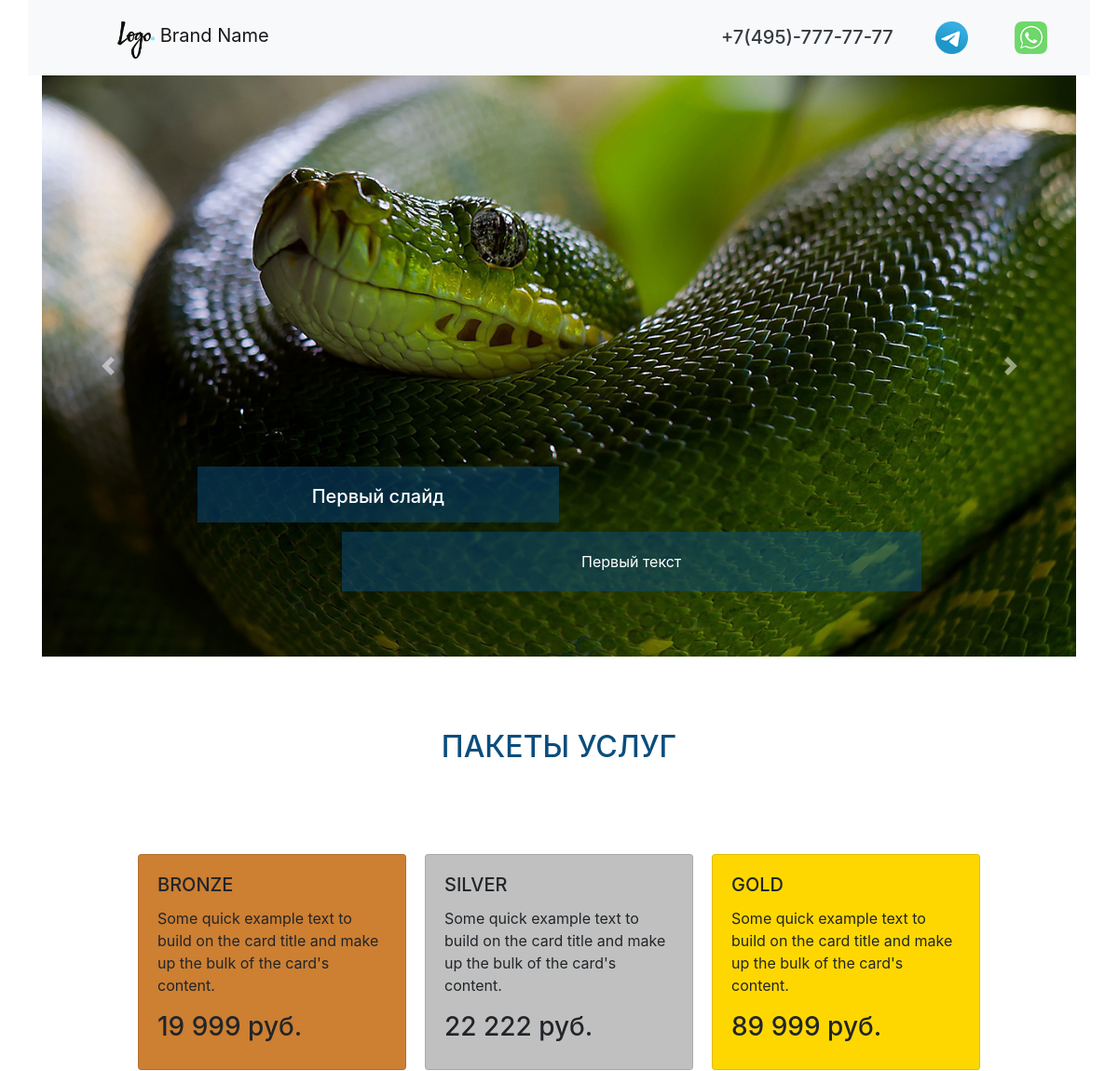
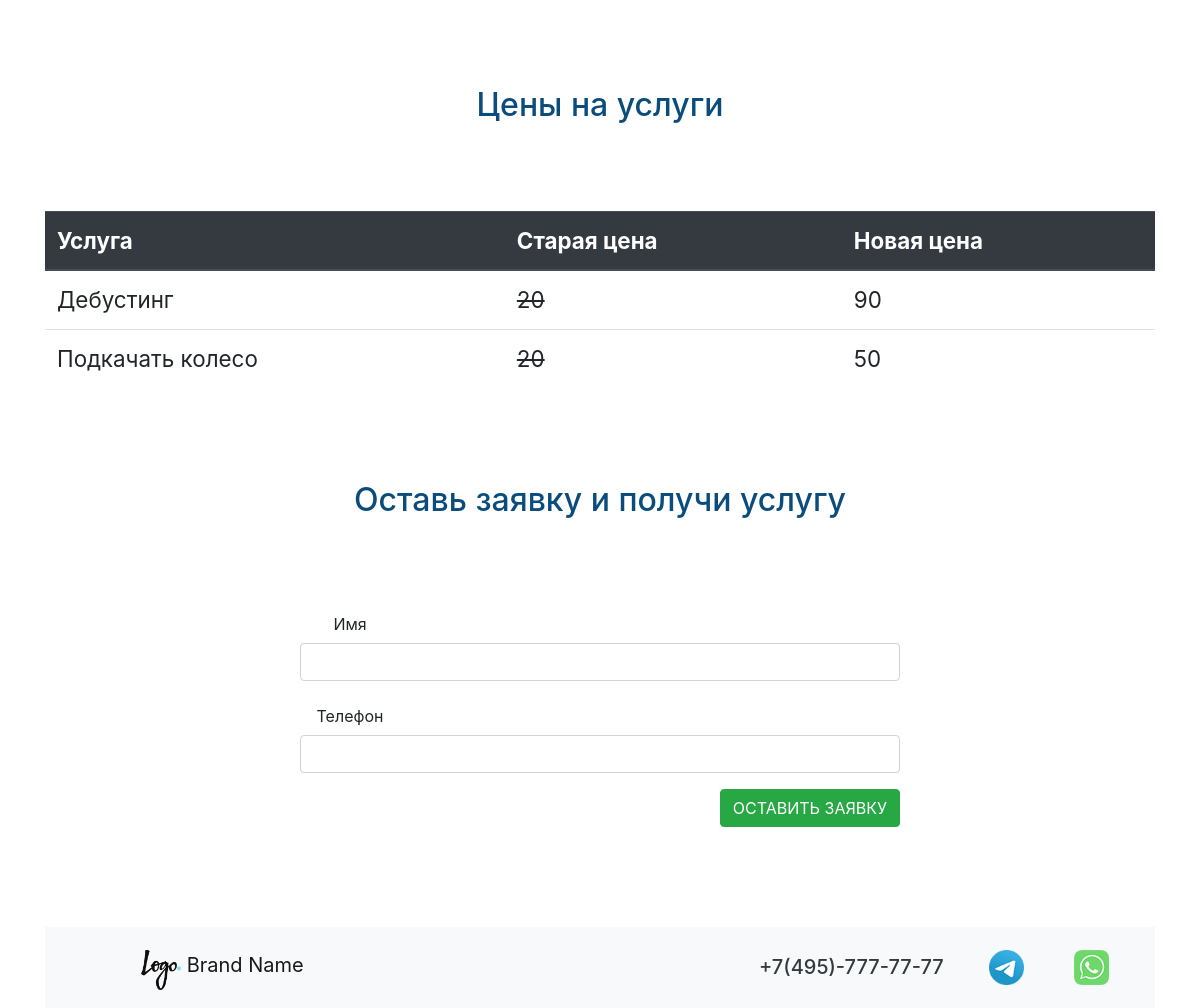
The page / on the database its author committed (2 pictures, top to bottom).
### cms/models.py (models this page shows, shortened)
class CmsSlider(models.Model):
    cms_img = models.ImageField(upload_to='sliderimg/')
    cms_title = models.CharField(max_length=200, verbose_name='Заголовок')
    cms_text = models.CharField(max_length=200, verbose_name='Текст')
    cms_css = models.CharField(max_length=200, null=True, default='-', verbose_name='CSS класс')
    class Meta:
        verbose_name = 'Слайд'
        verbose_name_plural = 'Слайды'

### price/models.py (models this page shows, shortened)
class PriceCard(models.Model):
    pc_value = models.CharField(max_length=200, verbose_name='Цена')
    pc_description = models.CharField(max_length=200, verbose_name='Описание')
    def __str__(self):
        return self.pc_value
    class Meta:
        verbose_name = 'Цена'
        verbose_name_plural = 'Цены'

class PriceTable(models.Model):
    pt_title = models.CharField(max_length=200, verbose_name='Услуга')
    pt_old_price = models.CharField(max_length=200, verbose_name='Старая цена')
    pt_new_price = models.CharField(max_length=200, verbose_name='Новая цена')
    class Meta:
        verbose_name = 'Услуга'
        verbose_name_plural = 'Услуги'

### crm/views.py (the view)
# urls.py: path('', views.first_page),
def first_page(request):
    slider_list = CmsSlider.objects.all()
    pc_1 = PriceCard.objects.get(pk=1)
    pc_2 = PriceCard.objects.get(pk=2)
    pc_3 = PriceCard.objects.get(pk=3)
    price_table = PriceTable.objects.all()
    form = OrderForm()
    dict_obj = {'slider_list': slider_list,
                'pc_1': pc_1,
                'pc_2': pc_2,
                'pc_3': pc_3,
                'price_table': price_table,
                'form': form}
    return render(request, './index.html', dict_obj)

### crm/forms.py
class OrderForm(forms.Form):
    name = forms.CharField(max_length=200, required=False, widget=forms.TextInput(attrs={'class': 'form-control'}))
    phone = forms.CharField(max_length=200, widget=forms.TextInput(attrs={'class': 'form-control'}))

### templates/index.html (shortened to what this page needs)
{% extends 'base.html' %}
{% load static %}
{% block index %}
{% include 'carousel.html' %}
{% include 'price.html' %}
<section>
    <div class="container class_form">
        <h1 class="text-3">Оставь заявку и получи услугу</h1>
        <div class="row justify-content-center">
            <form action="{% url 'thanks_page' %}" method="POST" style="width: 50%;">
                <div class="form-group row">
                    <label for="inputEmail3" class="col-sm-2 col-form-label">Имя</label><br>
                    {{ form.name }}
                </div>
                <div class="form-group row">
                    <label for="inputEmail3" class="col-sm-2 col-form-label">Телефон</label><br>
                    {{ form.phone }}
                </div>
                <div style="float: right;" class="form-group row">
                    <button type="submit" class="btn btn-success">ОСТАВИТЬ ЗАЯВКУ</button>
                </div>
            </form>
        </div>
    </div>
</section>
{% endblock %}

### templates/base.html (shortened to what this page needs)
{% load static %}
<!doctype html>
<html lang="ru">
<head>
    <link href="{% static 'external.css' %}" rel="stylesheet">
    <link rel="stylesheet" href="https://cdn.jsdelivr.net/npm/bootstrap@4.5.3/dist/css/bootstrap.min.css"
>
</head>
<body>
<nav class="navbar navbar-light bg-light container">
    <a class="navbar-brand logo-top" href="#">
        <img src="{% static 'img/Logo.png' %}" width="40" height="40" class="d-inline-block align-top" alt=""
             loading="lazy">
        Brand Name
    </a>
    <div class="contact-top">
        <a class="whatsapp-number" href="https://web.whatsapp.com/"></a>
        <a class="telegram-number" href="https://t.me/"></a>
        <a class="phone-number text-dark" href="tel:+74957777777">
            <h5>+7(495)-777-77-77</h5></a>
    </div>
</nav>
{% block index %}
{% endblock %}
<footer>
    <div class="container">
        <nav class="navbar navbar-light bg-light container">
            <a class="navbar-brand logo-top" href="#">
                <img src="{% static 'img/Logo.png' %}" width="40" height="40" class="d-inline-block align-top"
                     alt="" loading="lazy">
                Brand Name
            </a>
            <div class="contact-top">
                <a class="whatsapp-number" href="https://web.whatsapp.com/"></a>
                <a class="telegram-number" href="https://t.me/"></a>
                <a class="phone-number text-dark" href="tel:+74957777777">
                    <h5>+7(495)-777-77-77</h5></a>
            </div>
        </nav>
    </div>
</footer>
</body>
</html>

### templates/carousel.html (shortened to what this page needs)
{% load static %}
<section>
    <div id="carouselExampleCaptions" class="carousel slide container" data-ride="carousel">
        <div class="carousel-inner">
            {% for slide in slider_list %}
            <div class="carousel-item {{ slide.cms_css }}">
                <img src="{{ slide.cms_img.url }}" class="d-block w-100" alt="...">
                <div class="carousel-caption d-none d-md-block">
                    <h5 class="slaider_h">{{ slide.cms_title }}</h5>
                    <p class="slaider_p">{{ slide.cms_text }}</p>
                </div>
            </div>
            {% endfor %}
        </div>
        <a class="carousel-control-prev" href="#carouselExampleCaptions" role="button" data-slide="prev">
            <span class="carousel-control-prev-icon" aria-hidden="true"></span>
        </a>
        <a class="carousel-control-next" href="#carouselExampleCaptions" role="button" data-slide="next">
            <span class="carousel-control-next-icon" aria-hidden="true"></span>
        </a>
    </div>
</section>

### templates/price.html
<section>
    <div class="container">
        <h1 class="text-3">ПАКЕТЫ УСЛУГ</h1>
        <div class="row justify-content-center">
            <div class="card product_card" style="width: 18rem; background-color: #cd7f32;">
                <div class="card-body">
                    <h5 class="card-title">BRONZE</h5>
                    <p class="card-text">Some quick example text to build on the card title and make up the bulk of the
                        card's content.</p>
                    <h3>{{ pc_1 }} руб.</h3>
                </div>
            </div>
            <div class="card product_card" style="width: 18rem; background-color: #c0c0c0;">
                <div class="card-body">
                    <h5 class="card-title">SILVER</h5>
                    <p class="card-text">Some quick example text to build on the card title and make up the bulk of the
                        card's content.</p>
                    <h3>{{ pc_2 }} руб.</h3>
                </div>
            </div>
            <div class="card product_card" style="width: 18rem; background-color: #ffd700;">
                <div class="card-body">
                    <h5 class="card-title">GOLD</h5>
                    <p class="card-text">Some quick example text to build on the card title and make up the bulk of the
                        card's content.</p>
                    <h3>{{ pc_3 }} руб.</h3>
                </div>
            </div>
        </div>
    </div>
</section>
<section>
    <div class="container">
        <h1 class="text-3">Цены на услуги</h1>
        <table class="table table_one">
            <thead class="thead-dark">
            <tr>
                <th scope="col">Услуга</th>
                <th scope="col">Старая цена</th>
                <th scope="col">Новая цена</th>
            </tr>
            </thead>
            <tbody>
            {% for obj in price_table %}
            <tr>
                <td>{{ obj.pt_title }}</td>
                <td>
                    <del>{{ obj.pt_old_price }}</del>
                </td>
                <td>{{ obj.pt_new_price }}</td>
            </tr>
            {% endfor %}
            </tbody>
        </table>
    </div>
</section>

### landingpagewebsite/static/external.css (style rules this page uses)
.logo-top { width: 100px; height: 40px; float: left; margin: 0px 0px 5px 80px; }
.phone-number { width: 200px; height: 40px; float: right; margin: 20px 10px 5px 20px; }
.whatsapp-number { width: 35px; height: 35px; float: right; margin: 15px 30px 5px 20px; background: url(./img/wa-image-color.png) no-repeat center top / cover; transition: 0.5s ease-in-out; }
.telegram-number { width: 35px; height: 35px; float: right; margin: 15px 30px 5px 20px; background: url(./img/tg-image-color.png) no-repeat center top / cover; transition: 0.5s ease-in-out; }
.slaider_h { height: 60px; width: 50%; margin: 30px 0px 10px 0px; padding-top: 20px; background-color: rgba(10, 77, 125, 0.5); text-align: center; }
.slaider_p { height: 100%; width: 80%; float: right; margin: 0px 0px 30px 0px; padding-top: 20px; padding-bottom: 20px; background-color: rgba(10, 77, 125, 0.5); text-align: center; }
.text-3 { color: rgb(10, 77, 125); font-size: 2em; text-align: center; padding-top: 7%; padding-bottom: 7%; }
.product_card { margin: 10px; }
.table_one { font-size: 1.4em; }
.class_form { text-align: center; padding-bottom: 7%; }

### rows shown on the page
CmsSlider: cms_img (picture), cms_title "Первый слайд", cms_text "Первый текст"
PriceCard: pc_value "19 999"
PriceCard: pc_value "22 222"
PriceCard: pc_value "89 999"
PriceTable: pt_title "Дебустинг", pt_old_price "20", pt_new_price "90"
PriceTable: pt_title "Подкачать колесо", pt_old_price "20", pt_new_price "50"
